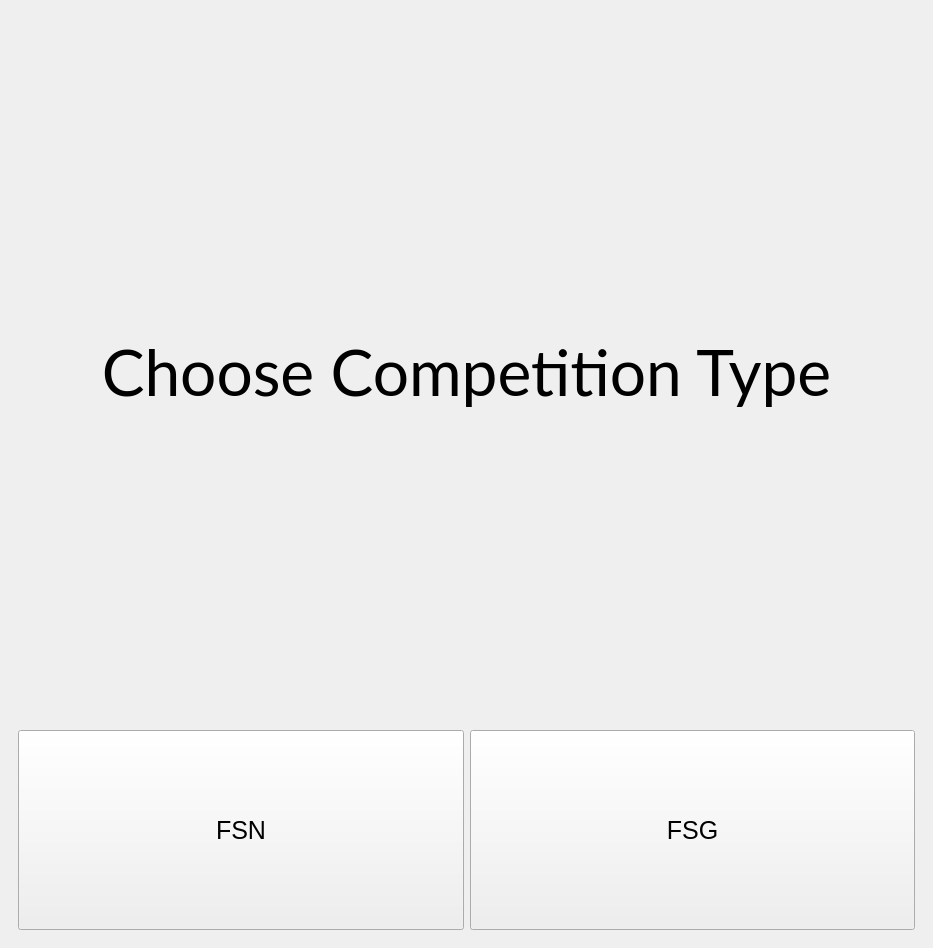
<?xml version="1.0" encoding="UTF-8"?>
<ui version="4.0">
 <class>MainWindow</class>
 <widget class="QMainWindow" name="MainWindow">
  <property name="geometry">
   <rect>
    <x>0</x>
    <y>0</y>
    <width>933</width>
    <height>948</height>
   </rect>
  </property>
  <property name="windowTitle">
   <string>MainWindow</string>
  </property>
  <widget class="QWidget" name="centralwidget">
   <layout class="QGridLayout" name="gridLayout_2">
    <item row="0" column="0">
     <widget class="QStackedWidget" name="baseStack">
      <property name="currentIndex">
       <number>0</number>
      </property>
      <widget class="QWidget" name="page">
       <layout class="QGridLayout" name="gridLayout">
        <item row="0" column="0">
         <layout class="QGridLayout" name="gridLayout_4">
          <item row="0" column="0">
           <widget class="QLabel" name="labelChooseApp">
            <property name="font">
             <font>
              <family>Lato</family>
              <pointsize>48</pointsize>
             </font>
            </property>
            <property name="text">
             <string>Choose Competition Type</string>
            </property>
            <property name="alignment">
             <set>Qt::AlignCenter</set>
            </property>
           </widget>
          </item>
          <item row="1" column="0">
           <layout class="QHBoxLayout" name="horizontalLayout">
            <item>
             <widget class="QPushButton" name="pushButtonChooseFSN">
              <property name="minimumSize">
               <size>
                <width>0</width>
                <height>200</height>
               </size>
              </property>
              <property name="font">
               <font>
                <pointsize>19</pointsize>
               </font>
              </property>
              <property name="text">
               <string>FSN</string>
              </property>
             </widget>
            </item>
            <item>
             <widget class="QPushButton" name="pushButtonChooseFSG">
              <property name="minimumSize">
               <size>
                <width>0</width>
                <height>200</height>
               </size>
              </property>
              <property name="font">
               <font>
                <pointsize>19</pointsize>
               </font>
              </property>
              <property name="text">
               <string>FSG</string>
              </property>
             </widget>
            </item>
           </layout>
          </item>
         </layout>
        </item>
       </layout>
      </widget>
      <widget class="QWidget" name="page_2">
       <layout class="QGridLayout" name="gridLayout_3">
        <item row="0" column="0">
         <layout class="QVBoxLayout" name="verticalLayout_5">
          <item>
           <widget class="QLabel" name="labelSetupScreen">
            <property name="font">
             <font>
              <family>Lato Medium</family>
              <pointsize>27</pointsize>
             </font>
            </property>
            <property name="text">
             <string>TEAMS AND EVENTS SETUP</string>
            </property>
            <property name="alignment">
             <set>Qt::AlignCenter</set>
            </property>
           </widget>
          </item>
          <item>
           <widget class="QLabel" name="labelTeamsInsert">
            <property name="font">
             <font>
              <family>Lato Light</family>
              <pointsize>20</pointsize>
             </font>
            </property>
            <property name="text">
             <string>Teams</string>
            </property>
            <property name="alignment">
             <set>Qt::AlignCenter</set>
            </property>
           </widget>
          </item>
          <item>
           <widget class="QListWidget" name="listWidgetTeams">
            <property name="minimumSize">
             <size>
              <width>0</width>
              <height>350</height>
             </size>
            </property>
            <property name="font">
             <font>
              <family>Lato Semibold</family>
              <pointsize>30</pointsize>
              <bold>false</bold>
             </font>
            </property>
            <property name="viewMode">
             <enum>QListView::ListMode</enum>
            </property>
            <property name="modelColumn">
             <number>0</number>
            </property>
            <property name="batchSize">
             <number>100</number>
            </property>
            <property name="itemAlignment">
             <set>Qt::AlignCenter</set>
            </property>
           </widget>
          </item>
          <item>
           <layout class="QHBoxLayout" name="horizontalLayout_2">
            <item>
             <widget class="QLineEdit" name="lineEditTeamName">
              <property name="minimumSize">
               <size>
                <width>0</width>
                <height>30</height>
               </size>
              </property>
              <property name="inputMask">
               <string/>
              </property>
              <property name="text">
               <string/>
              </property>
              <property name="placeholderText">
               <string>Name</string>
              </property>
              <property name="clearButtonEnabled">
               <bool>false</bool>
              </property>
             </widget>
            </item>
            <item>
             <widget class="QLineEdit" name="lineEditTeamNumber">
              <property name="minimumSize">
               <size>
                <width>0</width>
                <height>30</height>
               </size>
              </property>
              <property name="text">
               <string/>
              </property>
              <property name="placeholderText">
               <string>Number</string>
              </property>
              <property name="clearButtonEnabled">
               <bool>false</bool>
              </property>
             </widget>
            </item>
            <item>
             <widget class="QLineEdit" name="lineEditTeamUni">
              <property name="minimumSize">
               <size>
                <width>0</width>
                <height>30</height>
               </size>
              </property>
              <property name="inputMask">
               <string/>
              </property>
              <property name="text">
               <string/>
              </property>
              <property name="placeholderText">
               <string>University</string>
              </property>
             </widget>
            </item>
            <item>
             <widget class="QPushButton" name="pushButtonAddTeam">
              <property name="minimumSize">
               <size>
                <width>0</width>
                <height>30</height>
               </size>
              </property>
              <property name="text">
               <string>Add Team</string>
              </property>
              <property name="autoDefault">
               <bool>true</bool>
              </property>
             </widget>
            </item>
           </layout>
          </item>
          <item>
           <spacer name="verticalSpacer_3">
            <property name="orientation">
             <enum>Qt::Vertical</enum>
            </property>
            <property name="sizeHint" stdset="0">
             <size>
              <width>20</width>
              <height>40</height>
             </size>
            </property>
           </spacer>
          </item>
          <item>
           <widget class="QLabel" name="label">
            <property name="font">
             <font>
              <family>Lato Light</family>
              <pointsize>20</pointsize>
             </font>
            </property>
            <property name="text">
             <string>Events to simulate</string>
            </property>
            <property name="alignment">
             <set>Qt::AlignCenter</set>
            </property>
           </widget>
          </item>
          <item>
           <layout class="QHBoxLayout" name="horizontalLayout_6">
            <item>
             <spacer name="horizontalSpacer_5">
              <property name="orientation">
               <enum>Qt::Horizontal</enum>
              </property>
              <property name="sizeType">
               <enum>QSizePolicy::Fixed</enum>
              </property>
              <property name="sizeHint" stdset="0">
               <size>
                <width>40</width>
                <height>20</height>
               </size>
              </property>
             </spacer>
            </item>
            <item>
             <layout class="QVBoxLayout" name="verticalLayout_3">
              <item>
               <widget class="QWidget" name="checkBoxesEventsStandard" native="true">
                <property name="enabled">
                 <bool>true</bool>
                </property>
                <layout class="QVBoxLayout" name="verticalLayout_2">
                 <item>
                  <widget class="QLabel" name="labelStandardCompetition">
                   <property name="font">
                    <font>
                     <family>Sans Serif</family>
                     <pointsize>15</pointsize>
                     <bold>true</bold>
                    </font>
                   </property>
                   <property name="text">
                    <string>Standard Competition</string>
                   </property>
                   <property name="alignment">
                    <set>Qt::AlignCenter</set>
                   </property>
                  </widget>
                 </item>
                 <item>
                  <layout class="QHBoxLayout" name="horizontalLayout_4">
                   <item>
                    <widget class="QCheckBox" name="checkBoxAcceleration">
                     <property name="font">
                      <font>
                       <pointsize>12</pointsize>
                      </font>
                     </property>
                     <property name="text">
                      <string>Acceleration</string>
                     </property>
                    </widget>
                   </item>
                   <item>
                    <widget class="QCheckBox" name="checkBoxAccelerationDV">
                     <property name="text">
                      <string>Driverless</string>
                     </property>
                    </widget>
                   </item>
                   <item>
                    <spacer name="horizontalSpacer_2">
                     <property name="orientation">
                      <enum>Qt::Horizontal</enum>
                     </property>
                     <property name="sizeType">
                      <enum>QSizePolicy::Expanding</enum>
                     </property>
                     <property name="sizeHint" stdset="0">
                      <size>
                       <width>40</width>
                       <height>20</height>
                      </size>
                     </property>
                    </spacer>
                   </item>
                  </layout>
                 </item>
                 <item>
                  <widget class="QCheckBox" name="checkBoxAutocross">
                   <property name="font">
                    <font>
                     <pointsize>12</pointsize>
                    </font>
                   </property>
                   <property name="text">
                    <string>Autocross</string>
                   </property>
                  </widget>
                 </item>
                 <item>
                  <layout class="QHBoxLayout" name="horizontalLayout_3">
                   <item>
                    <widget class="QCheckBox" name="checkBoxEndurance">
                     <property name="font">
                      <font>
                       <pointsize>12</pointsize>
                      </font>
                     </property>
                     <property name="text">
                      <string>Endurance</string>
                     </property>
                    </widget>
                   </item>
                   <item>
                    <widget class="QCheckBox" name="checkBoxEnduranceEfficiency">
                     <property name="text">
                      <string>Efficiency</string>
                     </property>
                    </widget>
                   </item>
                   <item>
                    <spacer name="horizontalSpacer_3">
                     <property name="orientation">
                      <enum>Qt::Horizontal</enum>
                     </property>
                     <property name="sizeType">
                      <enum>QSizePolicy::Expanding</enum>
                     </property>
                     <property name="sizeHint" stdset="0">
                      <size>
                       <width>40</width>
                       <height>20</height>
                      </size>
                     </property>
                    </spacer>
                   </item>
                  </layout>
                 </item>
                 <item>
                  <layout class="QHBoxLayout" name="horizontalLayout_5">
                   <item>
                    <widget class="QCheckBox" name="checkBoxSkidpad">
                     <property name="font">
                      <font>
                       <pointsize>12</pointsize>
                      </font>
                     </property>
                     <property name="text">
                      <string>Skidpad</string>
                     </property>
                    </widget>
                   </item>
                   <item>
                    <widget class="QCheckBox" name="checkBoxSkidpadDV">
                     <property name="text">
                      <string>Driverless</string>
                     </property>
                    </widget>
                   </item>
                   <item>
                    <spacer name="horizontalSpacer_4">
                     <property name="orientation">
                      <enum>Qt::Horizontal</enum>
                     </property>
                     <property name="sizeType">
                      <enum>QSizePolicy::Expanding</enum>
                     </property>
                     <property name="sizeHint" stdset="0">
                      <size>
                       <width>40</width>
                       <height>20</height>
                      </size>
                     </property>
                    </spacer>
                   </item>
                  </layout>
                 </item>
                 <item>
                  <layout class="QHBoxLayout" name="horizontalLayout_10">
                   <item>
                    <widget class="QCheckBox" name="checkBoxBusinessplan">
                     <property name="font">
                      <font>
                       <pointsize>12</pointsize>
                      </font>
                     </property>
                     <property name="text">
                      <string>Businessplan</string>
                     </property>
                    </widget>
                   </item>
                   <item>
                    <widget class="QSpinBox" name="spinBoxBusinessplanFinalists">
                     <property name="enabled">
                      <bool>true</bool>
                     </property>
                    </widget>
                   </item>
                   <item>
                    <widget class="QLabel" name="label_2">
                     <property name="text">
                      <string>&lt;- number of finalists</string>
                     </property>
                    </widget>
                   </item>
                   <item>
                    <spacer name="horizontalSpacer_10">
                     <property name="orientation">
                      <enum>Qt::Horizontal</enum>
                     </property>
                     <property name="sizeHint" stdset="0">
                      <size>
                       <width>40</width>
                       <height>20</height>
                      </size>
                     </property>
                    </spacer>
                   </item>
                  </layout>
                 </item>
                 <item>
                  <layout class="QHBoxLayout" name="horizontalLayout_11">
                   <item>
                    <widget class="QCheckBox" name="checkBoxCostAndManufacturing">
                     <property name="font">
                      <font>
                       <pointsize>12</pointsize>
                      </font>
                     </property>
                     <property name="text">
                      <string>Cost and Manufacturing</string>
                     </property>
                    </widget>
                   </item>
                   <item>
                    <widget class="QSpinBox" name="spinBoxCostAndManufacturingFinalists">
                     <property name="enabled">
                      <bool>true</bool>
                     </property>
                    </widget>
                   </item>
                   <item>
                    <widget class="QLabel" name="label_3">
                     <property name="text">
                      <string>&lt;- number of finalists</string>
                     </property>
                    </widget>
                   </item>
                   <item>
                    <spacer name="horizontalSpacer_11">
                     <property name="orientation">
                      <enum>Qt::Horizontal</enum>
                     </property>
                     <property name="sizeHint" stdset="0">
                      <size>
                       <width>40</width>
                       <height>20</height>
                      </size>
                     </property>
                    </spacer>
                   </item>
                  </layout>
                 </item>
                 <item>
                  <widget class="QCheckBox" name="checkBoxEngineeringDesign">
                   <property name="font">
                    <font>
                     <pointsize>12</pointsize>
                    </font>
                   </property>
                   <property name="text">
                    <string>Engineering Design</string>
                   </property>
                  </widget>
                 </item>
                 <item>
                  <spacer name="verticalSpacer_2">
                   <property name="orientation">
                    <enum>Qt::Vertical</enum>
                   </property>
                   <property name="sizeHint" stdset="0">
                    <size>
                     <width>20</width>
                     <height>40</height>
                    </size>
                   </property>
                  </spacer>
                 </item>
                </layout>
               </widget>
              </item>
             </layout>
            </item>
            <item>
             <spacer name="horizontalSpacer_7">
              <property name="orientation">
               <enum>Qt::Horizontal</enum>
              </property>
              <property name="sizeHint" stdset="0">
               <size>
                <width>40</width>
                <height>20</height>
               </size>
              </property>
             </spacer>
            </item>
            <item>
             <layout class="QVBoxLayout" name="verticalLayout_4">
              <item>
               <widget class="QWidget" name="checkBoxesEventsDC" native="true">
                <property name="enabled">
                 <bool>true</bool>
                </property>
                <layout class="QVBoxLayout" name="verticalLayout">
                 <item>
                  <widget class="QLabel" name="labelDriverlessCup">
                   <property name="font">
                    <font>
                     <pointsize>15</pointsize>
                     <bold>true</bold>
                    </font>
                   </property>
                   <property name="text">
                    <string>Driverless Cup</string>
                   </property>
                   <property name="alignment">
                    <set>Qt::AlignCenter</set>
                   </property>
                  </widget>
                 </item>
                 <item>
                  <widget class="QCheckBox" name="checkBoxAccelerationDC">
                   <property name="enabled">
                    <bool>true</bool>
                   </property>
                   <property name="font">
                    <font>
                     <pointsize>12</pointsize>
                    </font>
                   </property>
                   <property name="text">
                    <string>Acceleration</string>
                   </property>
                  </widget>
                 </item>
                 <item>
                  <widget class="QCheckBox" name="checkBoxSkidpadDC">
                   <property name="enabled">
                    <bool>true</bool>
                   </property>
                   <property name="font">
                    <font>
                     <pointsize>12</pointsize>
                    </font>
                   </property>
                   <property name="text">
                    <string>Skidpad</string>
                   </property>
                  </widget>
                 </item>
                 <item>
                  <layout class="QHBoxLayout" name="horizontalLayout_12">
                   <item>
                    <widget class="QCheckBox" name="checkBoxAutocrossDC">
                     <property name="enabled">
                      <bool>true</bool>
                     </property>
                     <property name="font">
                      <font>
                       <pointsize>12</pointsize>
                      </font>
                     </property>
                     <property name="text">
                      <string>Autocross</string>
                     </property>
                    </widget>
                   </item>
                   <item>
                    <widget class="QLineEdit" name="lineEditAutocrossTime6mps">
                     <property name="placeholderText">
                      <string>Time if v=6m/s</string>
                     </property>
                    </widget>
                   </item>
                   <item>
                    <widget class="QLabel" name="labelAutocrossTime6mpsUnit">
                     <property name="text">
                      <string>ms</string>
                     </property>
                    </widget>
                   </item>
                   <item>
                    <spacer name="horizontalSpacer_12">
                     <property name="orientation">
                      <enum>Qt::Horizontal</enum>
                     </property>
                     <property name="sizeHint" stdset="0">
                      <size>
                       <width>40</width>
                       <height>20</height>
                      </size>
                     </property>
                    </spacer>
                   </item>
                  </layout>
                 </item>
                 <item>
                  <widget class="QCheckBox" name="checkBoxTrackdrive">
                   <property name="enabled">
                    <bool>true</bool>
                   </property>
                   <property name="font">
                    <font>
                     <pointsize>12</pointsize>
                    </font>
                   </property>
                   <property name="text">
                    <string>Trackdrive</string>
                   </property>
                  </widget>
                 </item>
                 <item>
                  <widget class="QCheckBox" name="checkBoxEngineeringDesignDC">
                   <property name="enabled">
                    <bool>true</bool>
                   </property>
                   <property name="font">
                    <font>
                     <pointsize>12</pointsize>
                    </font>
                   </property>
                   <property name="text">
                    <string>Engineering Design</string>
                   </property>
                  </widget>
                 </item>
                 <item>
                  <spacer name="verticalSpacer">
                   <property name="orientation">
                    <enum>Qt::Vertical</enum>
                   </property>
                   <property name="sizeHint" stdset="0">
                    <size>
                     <width>20</width>
                     <height>40</height>
                    </size>
                   </property>
                  </spacer>
                 </item>
                </layout>
               </widget>
              </item>
             </layout>
            </item>
            <item>
             <spacer name="horizontalSpacer_6">
              <property name="orientation">
               <enum>Qt::Horizontal</enum>
              </property>
              <property name="sizeType">
               <enum>QSizePolicy::Fixed</enum>
              </property>
              <property name="sizeHint" stdset="0">
               <size>
                <width>60</width>
                <height>20</height>
               </size>
              </property>
             </spacer>
            </item>
           </layout>
          </item>
          <item>
           <layout class="QHBoxLayout" name="horizontalLayout_7">
            <item>
             <spacer name="horizontalSpacer">
              <property name="orientation">
               <enum>Qt::Horizontal</enum>
              </property>
              <property name="sizeHint" stdset="0">
               <size>
                <width>40</width>
                <height>20</height>
               </size>
              </property>
             </spacer>
            </item>
            <item>
             <widget class="QPushButton" name="pushButtonBackToMenu">
              <property name="minimumSize">
               <size>
                <width>200</width>
                <height>0</height>
               </size>
              </property>
              <property name="text">
               <string>BACK</string>
              </property>
             </widget>
            </item>
            <item>
             <widget class="QPushButton" name="pushButtonFinishSetup">
              <property name="minimumSize">
               <size>
                <width>200</width>
                <height>0</height>
               </size>
              </property>
              <property name="text">
               <string>FINISH SETUP</string>
              </property>
             </widget>
            </item>
           </layout>
          </item>
         </layout>
        </item>
       </layout>
      </widget>
      <widget class="QWidget" name="page_3">
       <layout class="QGridLayout" name="gridLayout_5">
        <item row="0" column="0">
         <layout class="QVBoxLayout" name="verticalLayout_6">
          <item>
           <widget class="QLabel" name="labelSettingResults">
            <property name="maximumSize">
             <size>
              <width>16777215</width>
              <height>100</height>
             </size>
            </property>
            <property name="font">
             <font>
              <pointsize>30</pointsize>
             </font>
            </property>
            <property name="text">
             <string>SETTING RESULTS</string>
            </property>
            <property name="alignment">
             <set>Qt::AlignCenter</set>
            </property>
           </widget>
          </item>
          <item>
           <widget class="QLabel" name="labelEventToSetResults">
            <property name="font">
             <font>
              <pointsize>22</pointsize>
              <bold>true</bold>
             </font>
            </property>
            <property name="text">
             <string>TextLabel</string>
            </property>
            <property name="alignment">
             <set>Qt::AlignCenter</set>
            </property>
           </widget>
          </item>
          <item>
           <widget class="ResultSettingWidget" name="widgetResultSetting" native="true">
            <property name="minimumSize">
             <size>
              <width>500</width>
              <height>500</height>
             </size>
            </property>
           </widget>
          </item>
          <item>
           <spacer name="verticalSpacer_4">
            <property name="orientation">
             <enum>Qt::Vertical</enum>
            </property>
            <property name="sizeHint" stdset="0">
             <size>
              <width>20</width>
              <height>40</height>
             </size>
            </property>
           </spacer>
          </item>
          <item>
           <layout class="QHBoxLayout" name="horizontalLayout_8">
            <item>
             <widget class="QPushButton" name="pushButtonChangeSetup">
              <property name="minimumSize">
               <size>
                <width>150</width>
                <height>0</height>
               </size>
              </property>
              <property name="text">
               <string>CHANGE SETUP</string>
              </property>
             </widget>
            </item>
            <item>
             <spacer name="horizontalSpacer_8">
              <property name="orientation">
               <enum>Qt::Horizontal</enum>
              </property>
              <property name="sizeHint" stdset="0">
               <size>
                <width>40</width>
                <height>20</height>
               </size>
              </property>
             </spacer>
            </item>
            <item>
             <widget class="QPushButton" name="pushButtonResultSettingPrevious">
              <property name="minimumSize">
               <size>
                <width>100</width>
                <height>0</height>
               </size>
              </property>
              <property name="text">
               <string>&lt; PREVIOUS</string>
              </property>
             </widget>
            </item>
            <item>
             <widget class="QPushButton" name="pushButtonResultSettingNext">
              <property name="minimumSize">
               <size>
                <width>100</width>
                <height>0</height>
               </size>
              </property>
              <property name="text">
               <string>NEXT &gt;</string>
              </property>
             </widget>
            </item>
            <item>
             <widget class="QPushButton" name="pushButtonResultSettingFinish">
              <property name="enabled">
               <bool>false</bool>
              </property>
              <property name="minimumSize">
               <size>
                <width>100</width>
                <height>0</height>
               </size>
              </property>
              <property name="text">
               <string>FINISH</string>
              </property>
             </widget>
            </item>
           </layout>
          </item>
         </layout>
        </item>
       </layout>
      </widget>
      <widget class="QWidget" name="page_4">
       <layout class="QGridLayout" name="gridLayout_6">
        <item row="0" column="0">
         <layout class="QVBoxLayout" name="verticalLayout_7">
          <item>
           <widget class="QLabel" name="labelEventScores">
            <property name="font">
             <font>
              <pointsize>30</pointsize>
             </font>
            </property>
            <property name="text">
             <string>FINAL EVENT SCORES</string>
            </property>
            <property name="alignment">
             <set>Qt::AlignCenter</set>
            </property>
           </widget>
          </item>
          <item>
           <widget class="QLabel" name="labelEventShowingScores">
            <property name="font">
             <font>
              <pointsize>22</pointsize>
              <bold>true</bold>
             </font>
            </property>
            <property name="text">
             <string>TextLabel</string>
            </property>
            <property name="alignment">
             <set>Qt::AlignCenter</set>
            </property>
           </widget>
          </item>
          <item>
           <widget class="ScoresShowingWidget" name="widgetScoresShowing" native="true"/>
          </item>
          <item>
           <spacer name="verticalSpacer_5">
            <property name="orientation">
             <enum>Qt::Vertical</enum>
            </property>
            <property name="sizeHint" stdset="0">
             <size>
              <width>20</width>
              <height>40</height>
             </size>
            </property>
           </spacer>
          </item>
          <item>
           <layout class="QHBoxLayout" name="horizontalLayout_9">
            <item>
             <widget class="QPushButton" name="pushButtonChangeResults">
              <property name="text">
               <string>CHANGE RESULTS</string>
              </property>
             </widget>
            </item>
            <item>
             <spacer name="horizontalSpacer_9">
              <property name="orientation">
               <enum>Qt::Horizontal</enum>
              </property>
              <property name="sizeHint" stdset="0">
               <size>
                <width>40</width>
                <height>20</height>
               </size>
              </property>
             </spacer>
            </item>
            <item>
             <widget class="QPushButton" name="pushButtonEventScoresPrevious">
              <property name="text">
               <string>&lt; PREVIOUS</string>
              </property>
             </widget>
            </item>
            <item>
             <widget class="QPushButton" name="pushButtonEventScoresNext">
              <property name="text">
               <string>NEXT &gt;</string>
              </property>
             </widget>
            </item>
            <item>
             <widget class="QPushButton" name="pushButtonShowCompetitionScores">
              <property name="text">
               <string>GO TO COMPETITION SCORES</string>
              </property>
             </widget>
            </item>
           </layout>
          </item>
         </layout>
        </item>
       </layout>
      </widget>
     </widget>
    </item>
   </layout>
  </widget>
 </widget>
 <customwidgets>
  <customwidget>
   <class>ResultSettingWidget</class>
   <extends>QWidget</extends>
   <header location="global">qt_interface/ResultSettingWidget.h</header>
   <container>1</container>
  </customwidget>
  <customwidget>
   <class>ScoresShowingWidget</class>
   <extends>QWidget</extends>
   <header>qt_interface/ScoresShowingWidget.h</header>
   <container>1</container>
  </customwidget>
 </customwidgets>
 <resources/>
 <connections/>
</ui>
